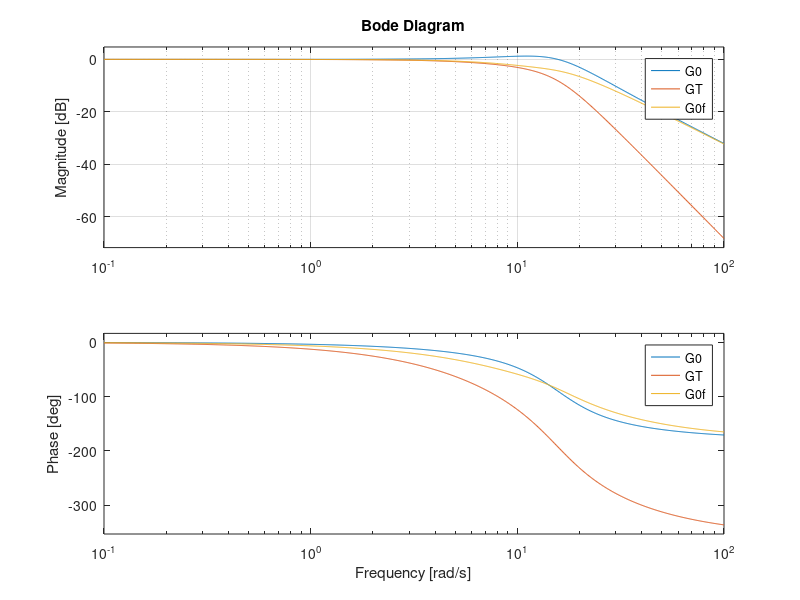
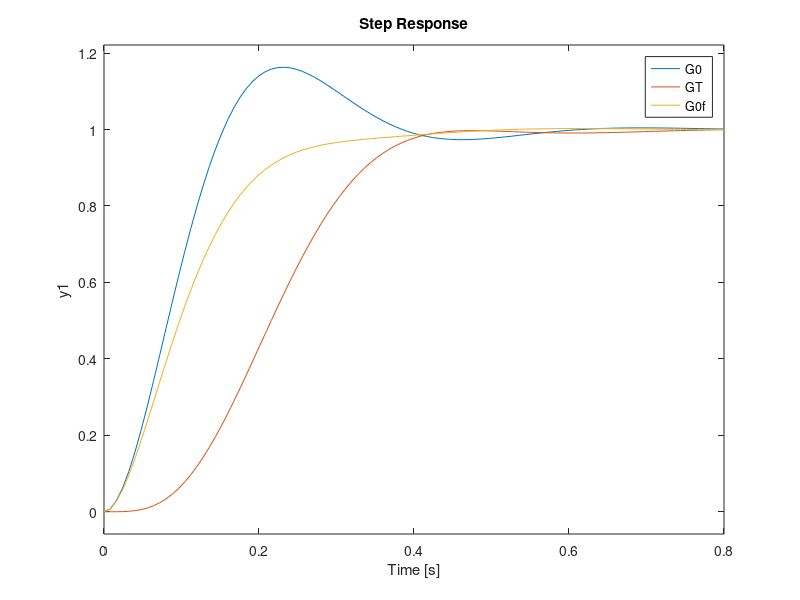

Reproduce these figures in MATLAB, in order.
close all
clear
clc

s = tf('s');
w = {0.1,100};

% L1 = 3/(s*(0.1*s+1));
% L2 = L1*(355/(s^2+1.1*s+355));
% C = 1*s^0;
% T1 = L1/(1+L1);
% T2 = L2/(1+L2);
G0 = 246.7/(s^2+15.71*s+246.7);
TD = 157.9/(s^2+25.13*s+157.9);
Gf = (s^2+15.34*s+201.6)/(s^2+25.56*s+201.6);
GT = TD*G0;
G0f = Gf*G0;
eigg0 = eig(G0)
eiggt = eig(GT)
eigg0f = eig(G0f)
% P1 = 987/(s^2+75.4*s+987);
% P2 = (1421/(s^2+67.86*s+1421))*((0.01*s+1)/(0.03*s+1))*(1/(0.035*s+1));
% [A,B,C,D] = tf2ss(246.7,[1,15.71,246.7]);
% G1 = 1/(0.1*s+1);
% % [A,B,C,D] = tf2ss(1,[0.1,1]);
% ninfG0 = hinfnorm(G0);
% ninfGT = hinfnorm(GT);
% ninfG0f = hinfnorm(G0f);

% f = 30;
% ksi = 0.1;
% wd = 2*pi*f;
% wn = wd/((1-ksi^2)^0.5);
% G4 = wn^2/(s^2+2*ksi*wn*s+wn^2)

% A = [0,1;-246.7,-15.71];
% B = [0;246.7];
% C = [1,0];
% D = 0;
% sys1 = ss(A,B,C,D)
% [b,a] = ss2tf(A,B,C,D)
% eig1 = eig(A)
% hinfnorm1 = hinfnorm(sys1)
% 
% % A = [0,1;-10,-15];
% % B = [0;10];
% % C = [1,0];
% % D = 0;
% % sys2 = ss(A,B,C,D)
% % [b,a] = ss2tf(A,B,C,D)
% % eig2 = eig(A)
% % hinfnorm2 = hinfnorm(sys2)
% 
% A = [0,1;-987,-75.4];
% B = [0;987];
% C = [1,0];
% D = 0;
% sys3 = ss(A,B,C,D)
% [b,a] = ss2tf(A,B,C,D)
% eig3 = eig(A)
% hinfnorm3 = hinfnorm(sys3)
% 
% A = [0,1;-35890,-37.89];
% B = [0;35890];
% C = [1,0];
% D = 0;
% sys4 = ss(A,B,C,D)
% [b,a] = ss2tf(A,B,C,D)
% eig4 = eig(A)
% hinfnorm4 = hinfnorm(sys4)
% 
% figure
% step(sys1,sys3,sys4)
% figure
% bode(sys1,sys3,sys4)

% bode(L1);
% bode(L2);
% bode(C);
% bode(G0);

% figure;
% bode(L1,L2);
% legend('L1','L2');
% grid;
% 
% figure;
% bode(T1,T2);
% legend('T1','T2');
% grid;
% 
% figure;
% step(L1,L2);
% legend('L1','L2');
% grid;
% 
% figure;
% step(T1,T2);
% legend('T1','T2');
% grid;

% figure;
% bode(TD);
% legend('TD');
% grid;
% 
figure;
bode(G0,GT,G0f,w);
legend('G0','GT','G0f');
grid;
% 
figure;
step(G0,GT,G0f);
legend('G0','GT','G0f');
grid;

% figure;
% bode(P1,P2);
% legend('P1','P2');
% grid;
% 
% figure;
% step(P1,P2);
% legend('P1','P2');
% grid;
